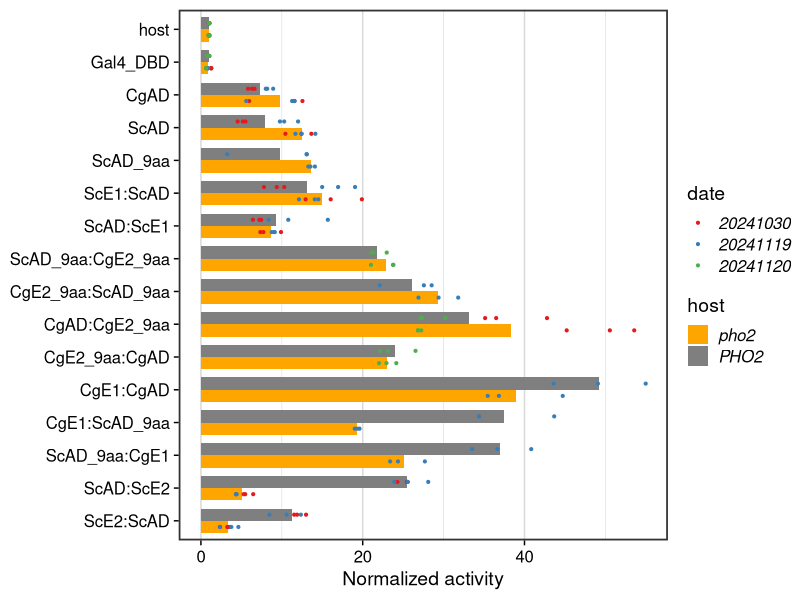
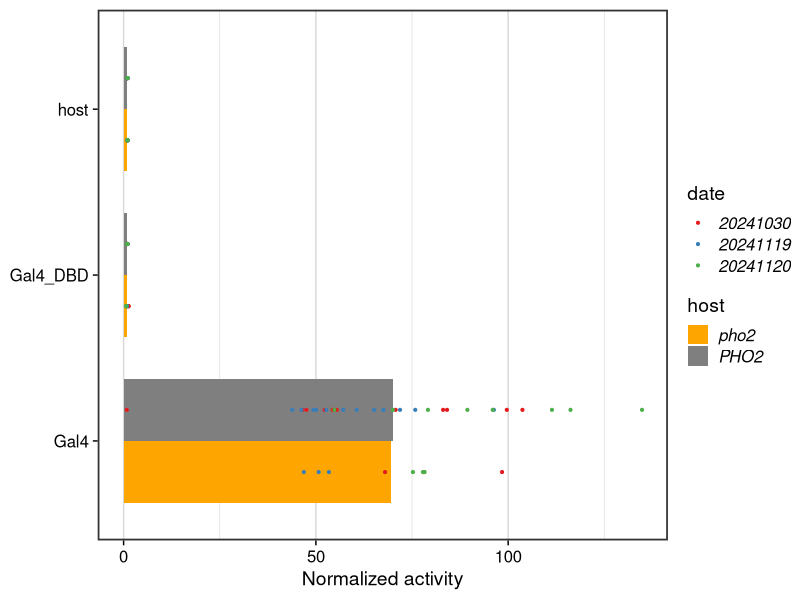
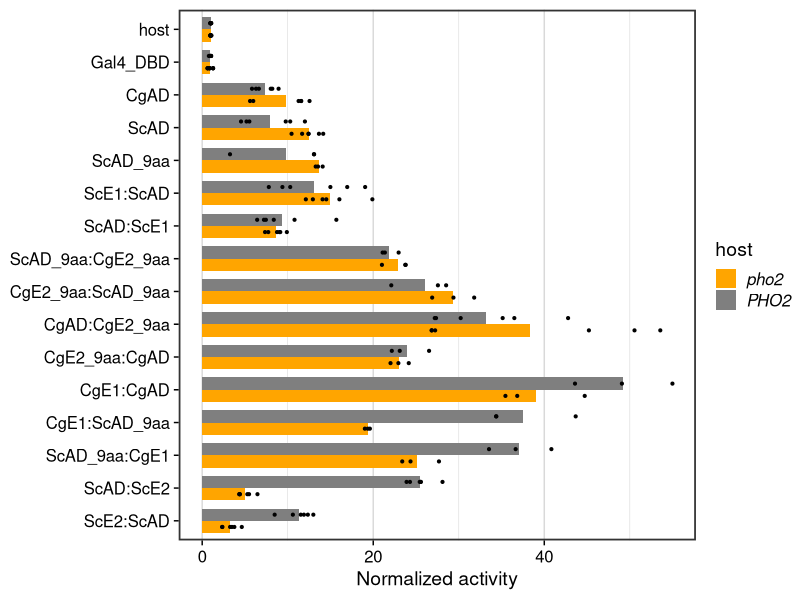
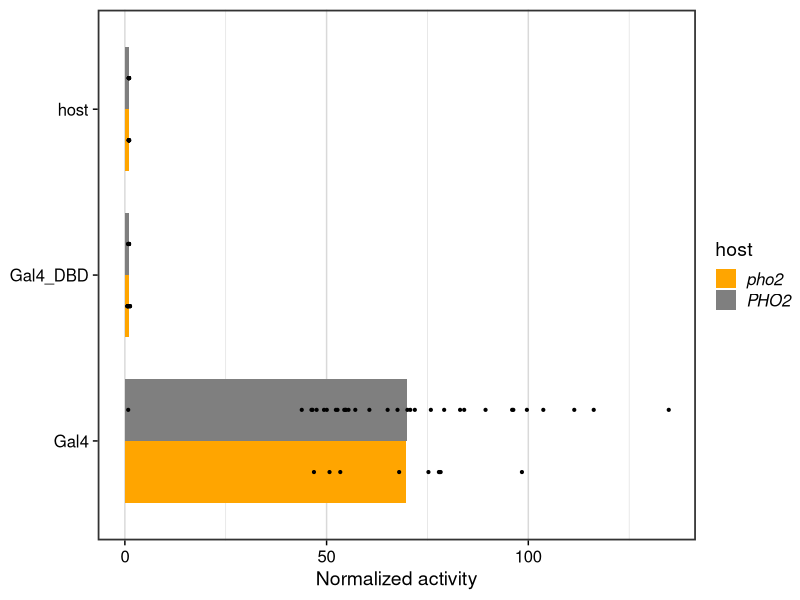
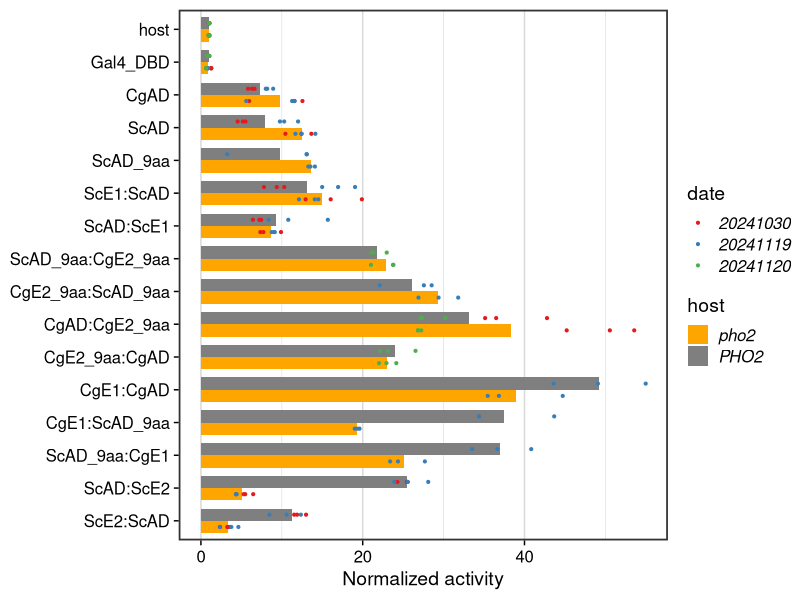
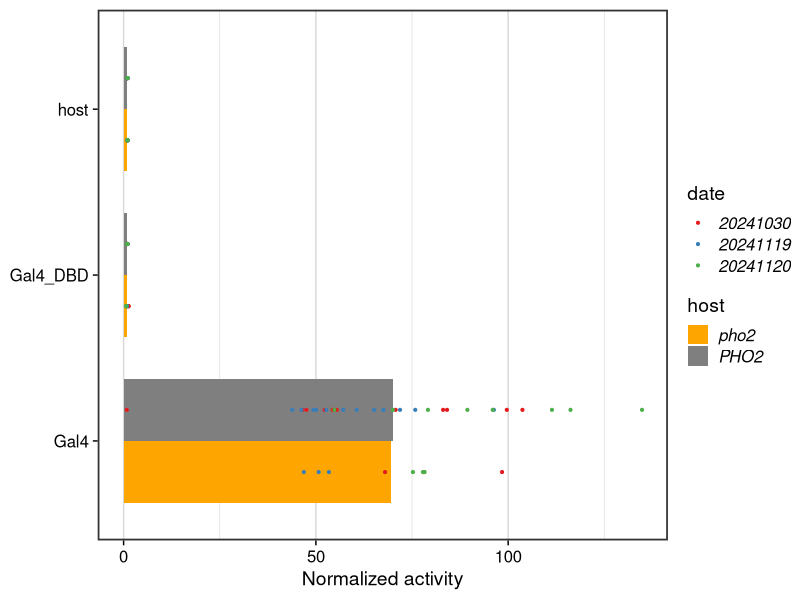
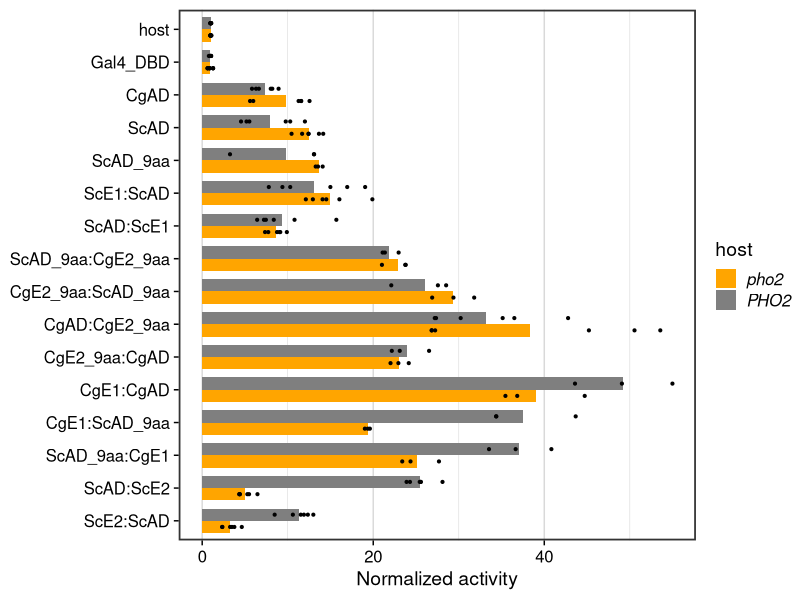
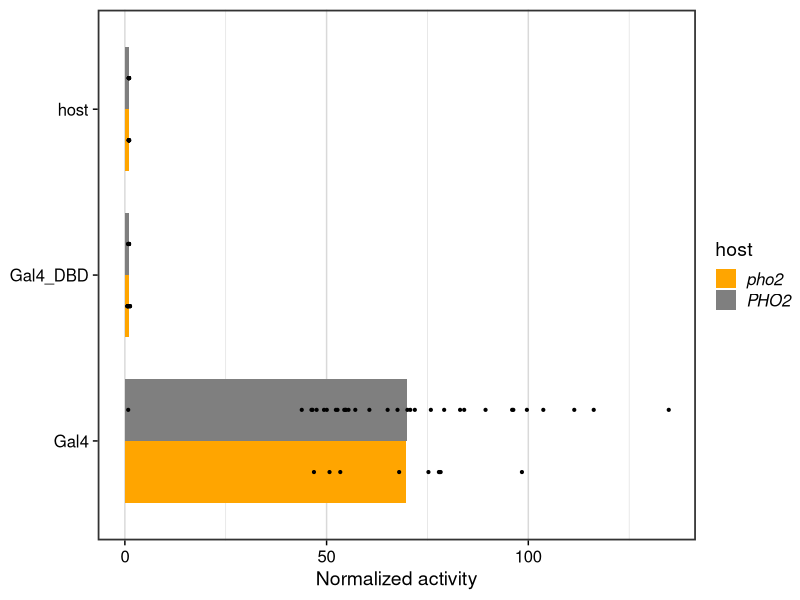

Recreate these plots in R, in order.
## ---- chunk 1
require(tidyverse)
require(cowplot)
require(broom)
set.seed(12345)
old <- theme_set(theme_cowplot())
## ---- chunk 2
# read in sample information
sample <- read_tsv("../input/EO-Y1H-dep-Pho2-sample.tsv",
                   # this tells the function that it should expect two character columns
                   col_types = "cc", 
                   # this is to ensure if there are no values in some cell in the 
                   # spreadsheet file, they will be translated to NA 
                   na = character()) %>% 
  # this is to change the name and group into vectors. optional
  mutate(name = fct_inorder(name), group = fct_inorder(group))
# read in the raw data
raw <- bind_rows(
  `20241030` = read_tsv("../input/20241030-EO-Y1H-dep-Pho2-export.tsv", na = c("N/A", "")),
  `20241119` = read_csv("../input/20241119-EO-Y1H-dep-Pho2-export.csv", na = c("N/A", "")),
  `20241120` = read_csv("../input/20241120-EO-Y1H-dep-Pho2-export.csv", na = c("N/A", "")),
  .id = "Date"
)

# transform the raw data
dat <- raw %>% 
  # retain only the columns we need, and rename them for easy manipulation
  select(date = Date, sample = Sample, gate = Gate, par = `X Parameter`,
         count = Count, median = `X Median`) %>% 
  # remove bead controls
  filter(sample != "beads") %>% 
  # filter by X Parameter and gates
  # we will retain both R1 and R3 gated cells for later experimenting
  filter(gate %in% c("R1", "R3"), par == "PHO5pr-mCherry - YL2-H") %>% 
  # here, we separate the sample name into its constituent parts by "-":
  # 1. plasmid name; 2: host name; 3: replicate name
  separate(sample, into = c("plasmid", "host", "rep"), sep = "-") %>% 
  # rename the host levels
  mutate(host = fct_recode(host,
                           PHO2 = "696", pho2 = "1009", 'pho2*' = "1009a")) %>% 
  # here, we annotate the raw data by merging it with the sample information
  # sheet, joining on the common column, i.e., plasmid
  left_join(sample, by = "plasmid")
## ---- chunk 3
# any sample with fewer than 3000 events?
dat %>% filter(count < 2500, gate == "R1")
dat %>% filter(count < 2500, gate == "R3")
## ---- chunk 4
# blank wells
dat %>% filter(host == "blank") %>% arrange(gate)
# no plasmid host background
dat %>% filter(plasmid == "NA", gate == "R1") %>% arrange(host, date)
## ---- chunk 5
# set the host levels for renaming them later
host.levels <- c("696" = "PHO2", "1009" = "pho2", "1009a" = "pho2*")

# set host colors
host.colors <- c("PHO2" = "gray50", "pho2" = "orange", "pho2*" = "orange3", 
                 "blank" = "gray90")

# set group colors
grp.colors <- c("control" = "gray50", 
                "ScPho4" = rgb(56, 118, 29, maxColorValue = 255), 
                "CgPho4" = rgb(40, 130, 200, maxColorValue = 255),
                "Combo" = rgb(142, 120, 200, maxColorValue = 255))

# set position for bar plots
pd <- position_dodge(0.75)
## ---- chunk 6
tmp <- dat %>% 
  # use R1 gate, and remove the blank wells
  filter(host != "blank", gate == "R1") %>%
  # CgE2_9aa:ScAD_9aa was only tested in the pho2 background on 10/30, remove
  # so data is paired on each day
  filter(!(date == "20241030" & plasmid == "391")) %>% 
  # CgAD:CgE1 was not tested in the original study design, leave out for this
  # analysis
  filter(plasmid != "451") %>% 
  # normalize by the host no plasmid control on separate days
  group_by(host, date) %>% 
  mutate(median = median / mean(median[name == "host"])) %>% 
  ungroup() 
## ---- chunk 7
my_plot_design <- list(
  geom_bar(aes(fill = host), width = 0.75,
           stat = "summary", fun = "mean", position = pd),
  stat_summary(fun.data = "mean_sdl", fun.args = list(mult = 1), 
              geom = "linerange", color = "gray30", linewidth = 0.5,
              position = pd),
  #geom_point(aes(color = date), position = pd, size = 0.75),
  scale_x_discrete(limits = rev),
  coord_flip(),
  scale_fill_manual(values = host.colors),
  scale_color_brewer(palette = "Set1"),
  ylab("Normalized activity"),
  xlab(NULL),
  theme_cowplot(),
  panel_border(color = "gray20", size = 1.2),
  background_grid(major = "x", minor = "x"),
  theme(
    axis.line = element_blank(),
    legend.text = element_text(face = 3)
  )
)
p0 <- tmp %>% 
  # exclude pho2 alternative transformant from the plot
  filter(host != "pho2*") %>% 
  # exclude Gal4 full length from the plot
  filter(name != "Gal4") %>% 
  # reorder the levels of the host for plotting
  mutate(host = fct_relevel(host, "pho2", "pho2*", "PHO2")) %>% 
  ggplot(aes(x = name, y = median, group = host)) + my_plot_design +
  geom_point(aes(color = date), position = pd, size = 0.75)
p0
ggsave("../output/20241202-EO-Y1H-Pho2-dep-plot-date-separate.png", width = 6, height = 8)
## ---- chunk 8
p0 <- tmp %>% 
  # exclude pho2 alternative transformant from the plot
  filter(host != "pho2*") %>% 
  # just include Gal4 full length and the controls
  filter(group == "control") %>% 
  # reorder the levels of the host for plotting
  mutate(host = fct_relevel(host, "pho2", "pho2*", "PHO2")) %>% 
  ggplot(aes(x = name, y = median, group = host)) + my_plot_design +
  geom_point(aes(color = date), position = pd, size = 0.75)
p0
ggsave("../output/20241202-EO-Y1H-Pho2-dep-plot-controls-date-separate.png", width = 6, height = 3)
## ---- chunk 9
p0 <- tmp %>% 
  # exclude pho2 alternative transformant from the plot
  filter(host != "pho2*") %>% 
  # exclude Gal4 full length from the plot
  filter(name != "Gal4") %>% 
  # reorder the levels of the host for plotting
  mutate(host = fct_relevel(host, "pho2", "pho2*", "PHO2")) %>% 
  ggplot(aes(x = name, y = median, group = host)) + my_plot_design +
  geom_point(position = pd, size = 0.75)
p0
ggsave("../output/20241202-EO-Y1H-Pho2-dep-plot.png", width = 6, height = 8)
## ---- chunk 10
p0 <- tmp %>% 
  # exclude pho2 alternative transformant from the plot
  filter(host != "pho2*") %>% 
  # just include Gal4 full length and the controls
  filter(group == "control") %>% 
  # reorder the levels of the host for plotting
  mutate(host = fct_relevel(host, "pho2", "pho2*", "PHO2")) %>% 
  ggplot(aes(x = name, y = median, group = host)) + my_plot_design +
  geom_point(position = pd, size = 0.75)
p0
ggsave("../output/20241202-EO-Y1H-Pho2-dep-plot-controls.png", width = 6, height = 3)
## ---- chunk 11
tmp %>% 
  filter(host != "pho2*") %>% 
  select(name, host, median) %>% 
  nest(data = -name) %>% 
  mutate(test = map(data, \(x) t.test(median ~ host, data = x)),
         tidied = map(test, tidy)) %>% 
  unnest(tidied) %>%
  select(sample = name, dA = estimate, statistic, p.value) %>% 
  mutate(P.adj = p.adjust(p.value, method = "holm")) %>% 
  arrange(P.adj)
## ---- chunk 12
# paired with ScAD_9aa
grp <- c("ScAD_9aa", "CgE1:ScAD_9aa", "ScAD_9aa:CgE1")
tmp1 <- tmp %>% 
  filter(name %in% grp, host == "pho2") %>% 
  mutate(name = fct_relevel(name, !!!grp))
lm(median ~ name, tmp1) |> summary()
## ---- chunk 13
# paired with CgAD
grp <- c("CgAD", "CgE1:CgAD", "CgAD:CgE1")
tmp1 <- tmp %>% 
  filter(name %in% grp, host == "pho2") %>% 
  mutate(name = fct_relevel(name, !!!grp))
lm(median ~ name, tmp1) |> summary()
## ---- chunk 14
grp <- c("ScAD", "ScAD:ScE2", "ScE2:ScAD")
tmp1 <- tmp %>% 
  filter(name %in% grp, host == "PHO2") %>% 
  mutate(name = fct_relevel(name, !!!grp))
lm(median ~ name, tmp1) |> summary()

## ---- chunk 15
grp <- c("ScAD", "ScAD:ScE2", "ScE2:ScAD")
tmp1 <- tmp %>% 
  filter(name %in% grp, host == "pho2") %>% 
  mutate(name = fct_relevel(name, !!!grp))
lm(median ~ name, tmp1) |> summary()
